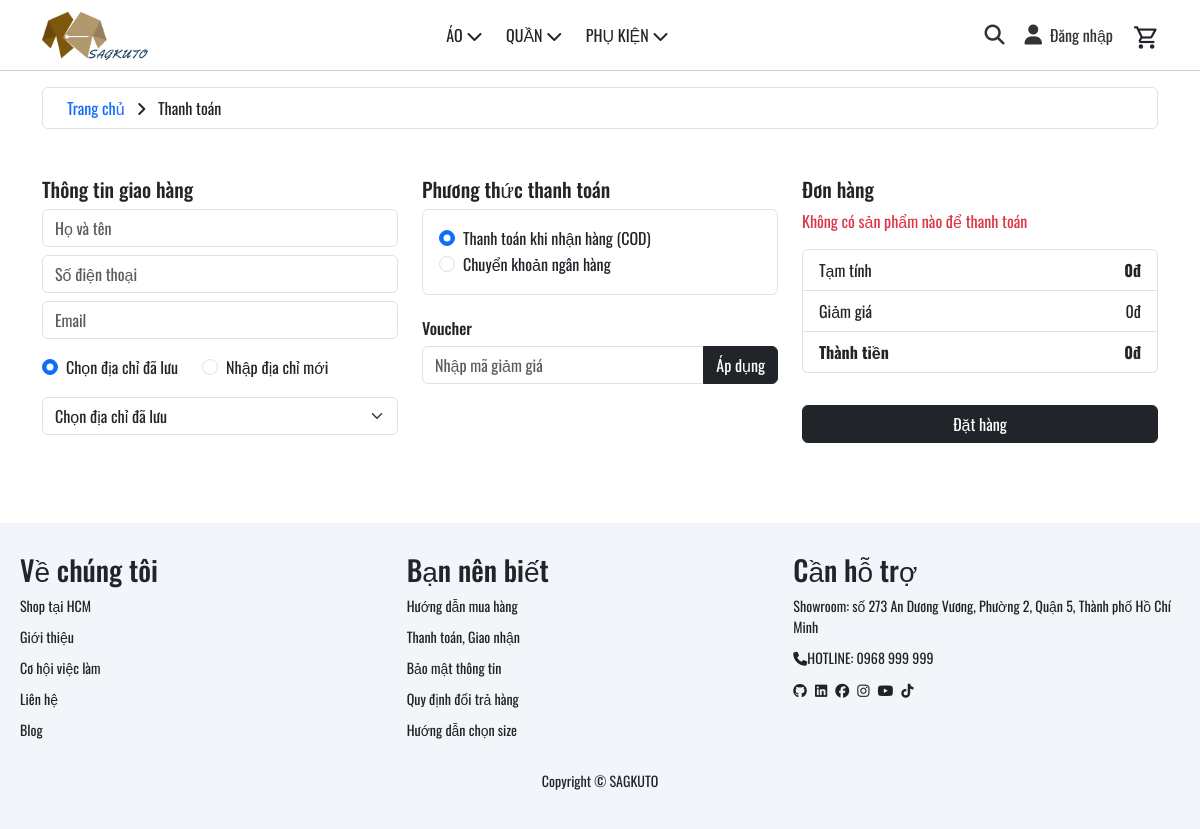
/index.php?page=pay, run on the app's committed database.
### tables this page shows
CREATE TABLE `payment_method` (
  `payment_method_id` int(11) NOT NULL,
  `name` varchar(100) NOT NULL,
  `is_deleted` tinyint(1) NOT NULL DEFAULT 0
);

### database/DBConnection.php (called while the page is built, shortened)
<?php
class DBConnect
{
    private static $instance = null;
    private $pdo;
    private $host = 'localhost';
    private $dbname = 'db_web_quanao';
    private $username = 'root';
    private $password = '';
    private function __construct()
    {
        try {
            $this->pdo = new PDO(
                "mysql:host={$this->host};dbname={$this->dbname};charset=utf8",
                $this->username,
                $this->password
            );
            $this->pdo->setAttribute(PDO::ATTR_ERRMODE, PDO::ERRMODE_EXCEPTION);
            $this->pdo->setAttribute(PDO::ATTR_DEFAULT_FETCH_MODE, PDO::FETCH_ASSOC);
        } catch (PDOException $e) {
            die("Kết nối thất bại: " . $e->getMessage());
        }
    }
    public static function getInstance()
    {
        if (self::$instance === null) {
            self::$instance = new DBConnect();
        }
        return self::$instance;
    }
    public function select($sql, $params = [])
    {
        $stmt = $this->pdo->prepare($sql);
        $stmt->execute($params);
        return $stmt->fetchAll();
    }
}

### layout/pay.php (the view, shortened to what this page needs)
<?php
require_once './database/DBConnection.php';
$db = DBConnect::getInstance();
$user = ['name' => '', 'phone' => '', 'email' => ''];
$payment_methods = $db->select("SELECT * FROM payment_method", []);
?>
<!DOCTYPE html>
<html lang="vi">
<head>
  <link rel="stylesheet" href="./assets/css/pay.css">
  <link href="https://cdn.jsdelivr.net/npm/bootstrap@5.3.3/dist/css/bootstrap.min.css" rel="stylesheet">
  <link rel="stylesheet" href="./assets/fonts/font.css">
  <link rel="stylesheet" href="./assets/css/footer.css">
  <link href="https://cdnjs.cloudflare.com/ajax/libs/font-awesome/6.7.2/css/all.min.css" rel="stylesheet">
</head>
<body>
  <div class="container-md mt-3">
    <div class="border rounded py-2 px-4 d-flex align-items-center">
      <div class="me-auto">
        <p class="mb-0">
          <a href="index.php" class="text-decoration-none link-primary">Trang chủ</a>
          <span class="mx-2"><i class="fa-solid fa-angle-right"></i></span>
          <span class="text-dark">Thanh toán</span>
        </p>
      </div>
    </div>
  </div>
  <div class="container my-5">
    <div class="row">
      <div class="col-lg-4 mb-4">
        <h5>Thông tin giao hàng</h5>
        <form id="shipping-form" novalidate>
          <div class="mb-2">
            <input type="text" class="form-control" id="name" name="name" placeholder="Họ và tên" required
              value="<?= htmlspecialchars($user['name'] ?? '') ?>">
          </div>
          <div class="mb-2">
            <input type="tel" class="form-control" id="sdt" name="phone" placeholder="Số điện thoại" required
              value="<?= htmlspecialchars($user['phone'] ?? '') ?>">
          </div>
          <div class="mb-3">
            <input type="email" class="form-control" id="email" name="email" placeholder="Email" required
              value="<?= htmlspecialchars($user['email'] ?? '') ?>">
          </div>
          <div class="mb-3 d-flex">
            <div class="form-check me-4">
              <input class="form-check-input" type="radio" name="address_option" id="addr_saved" value="saved" checked>
              <label class="form-check-label" for="addr_saved">Chọn địa chỉ đã lưu</label>
            </div>
            <div class="form-check">
              <input class="form-check-input" type="radio" name="address_option" id="addr_new" value="new">
              <label class="form-check-label" for="addr_new">Nhập địa chỉ mới</label>
            </div>
          </div>
          <div id="saved-container" class="mb-3">
            <select id="saved-address" class="form-select">
              <option value="" selected disabled>Chọn địa chỉ đã lưu</option>
            </select>
          </div>
        </form>
      </div>
      <div class="col-lg-4 mb-4">
        <h5>Phương thức thanh toán</h5>
        <div class="border p-3 rounded">
          <?php foreach ($payment_methods as $method): ?>
            <div class="form-check">
              <input class="form-check-input" type="radio" name="payment_method" id="pm<?= $method['payment_method_id'] ?>" value="<?= $method['payment_method_id'] ?>" <?= $method['payment_method_id'] == 1 ? 'checked' : '' ?> required>
              <label class="form-check-label" for="pm<?= $method['payment_method_id'] ?>">
                <?= htmlspecialchars($method['name']) ?>
              </label>
            </div>
          <?php endforeach; ?>
        </div>
        <h6 class="mt-4 d-flex justify-content-between">Voucher</h6>
        <div class="input-group">
          <input type="text" class="form-control" placeholder="Nhập mã giảm giá" id="voucher-code">
          <button class="btn btn-dark" id="apply-voucher-btn">Áp dụng</button>
        </div>
      </div>
      <div class="col-lg-4 order-summary">
        <h5>Đơn hàng</h5>
        <div id="order-items"></div>
        <ul class="list-group mt-3">
          <li class="list-group-item d-flex justify-content-between">
            <span>Tạm tính</span>
            <strong id="subtotal">0đ</strong>
          </li>
          <li class="list-group-item d-flex justify-content-between">
            <span>Giảm giá</span>
            <span id="discountAmount">0đ</span>
          </li>
          <li class="list-group-item d-flex justify-content-between">
            <strong>Thành tiền</strong>
            <strong id="total">0đ</strong>
          </li>
        </ul>
        <button id="btnPay" class="btn btn-dark w-100 mt-3" onclick="submitOrder()">
          Đặt hàng
        </button>
      </div>
    </div>
  </div>
</body>
</html>

### data on the page
payment_method: payment_method_id "☑ Thanh toán khi nhận hàng (COD)", name "Thanh toán khi nhận hàng (COD)"
payment_method: payment_method_id "☐ Chuyển khoản ngân hàng", name "Chuyển khoản ngân hàng"

### other printed values
$item['label'] "ÁO"
$item['label'] "QUẦN"
$item['label'] "PHỤ KIỆN"
